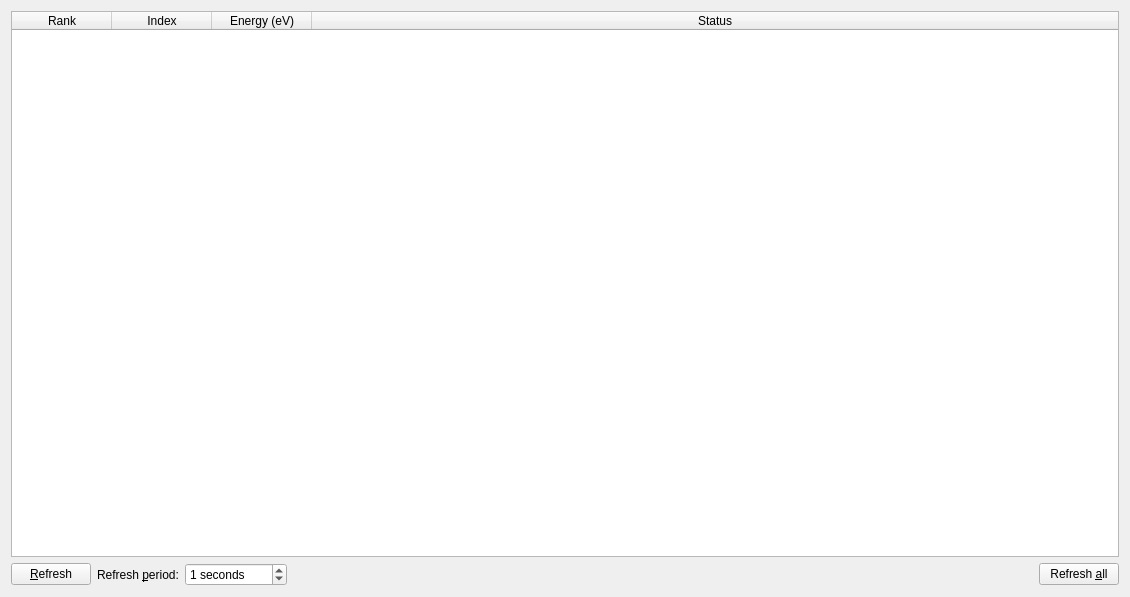
<?xml version="1.0" encoding="UTF-8"?>
<ui version="4.0">
 <class>Tab_Progress</class>
 <widget class="QWidget" name="Tab_Progress">
  <property name="geometry">
   <rect>
    <x>0</x>
    <y>0</y>
    <width>1130</width>
    <height>597</height>
   </rect>
  </property>
  <property name="windowTitle">
   <string>Form</string>
  </property>
  <layout class="QGridLayout" name="gridLayout">
   <item row="0" column="0" colspan="5">
    <widget class="QTableWidget" name="table_list">
     <property name="contextMenuPolicy">
      <enum>Qt::CustomContextMenu</enum>
     </property>
     <property name="editTriggers">
      <set>QAbstractItemView::NoEditTriggers</set>
     </property>
     <property name="alternatingRowColors">
      <bool>true</bool>
     </property>
     <property name="selectionMode">
      <enum>QAbstractItemView::SingleSelection</enum>
     </property>
     <property name="selectionBehavior">
      <enum>QAbstractItemView::SelectRows</enum>
     </property>
     <attribute name="horizontalHeaderStretchLastSection">
      <bool>true</bool>
     </attribute>
     <attribute name="horizontalHeaderStretchLastSection">
      <bool>true</bool>
     </attribute>
     <column>
      <property name="text">
       <string>Rank</string>
      </property>
     </column>
     <column>
      <property name="text">
       <string>Index</string>
      </property>
     </column>
     <column>
      <property name="text">
       <string>Energy (eV)</string>
      </property>
     </column>
     <column>
      <property name="text">
       <string>Status</string>
      </property>
     </column>
    </widget>
   </item>
   <item row="2" column="0">
    <widget class="QPushButton" name="push_refresh">
     <property name="sizePolicy">
      <sizepolicy hsizetype="Fixed" vsizetype="Fixed">
       <horstretch>0</horstretch>
       <verstretch>0</verstretch>
      </sizepolicy>
     </property>
     <property name="text">
      <string>&amp;Refresh</string>
     </property>
    </widget>
   </item>
   <item row="2" column="1">
    <widget class="QLabel" name="label_36">
     <property name="text">
      <string>Refresh &amp;period:</string>
     </property>
     <property name="buddy">
      <cstring>spin_period</cstring>
     </property>
    </widget>
   </item>
   <item row="2" column="2">
    <widget class="QSpinBox" name="spin_period">
     <property name="suffix">
      <string> seconds</string>
     </property>
     <property name="maximum">
      <number>3600</number>
     </property>
     <property name="singleStep">
      <number>1</number>
     </property>
     <property name="value">
      <number>1</number>
     </property>
    </widget>
   </item>
   <item row="2" column="3">
    <spacer name="horizontalSpacer_5">
     <property name="orientation">
      <enum>Qt::Horizontal</enum>
     </property>
     <property name="sizeHint" stdset="0">
      <size>
       <width>40</width>
       <height>20</height>
      </size>
     </property>
    </spacer>
   </item>
   <item row="2" column="4">
    <widget class="QPushButton" name="push_refreshAll">
     <property name="text">
      <string>Refresh &amp;all</string>
     </property>
    </widget>
   </item>
  </layout>
 </widget>
 <tabstops>
  <tabstop>table_list</tabstop>
  <tabstop>push_refresh</tabstop>
  <tabstop>spin_period</tabstop>
 </tabstops>
 <resources/>
 <connections/>
</ui>
